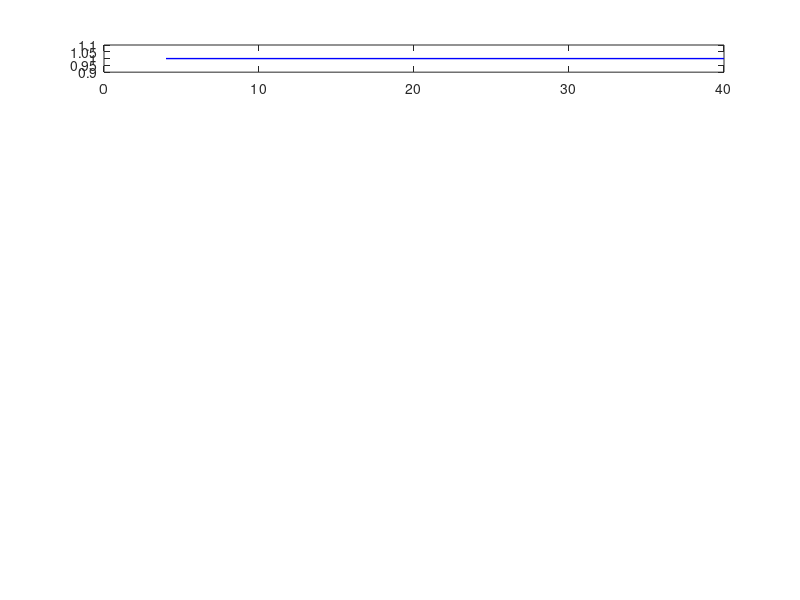

The MATLAB script that drew this image: (Note: this script raises an error after producing the figure.)
%% Input Displacement vs Frequency curve 
clear all;
close all;
clc
font_size = 10;
lineWidth = 1;

x1 = [4, 10];
x2 = [10, 40]; 
x3 = [10,10];

%% 1

subplot(8,1,1)
plot([4,40],[1,1],'b','LineWidth', lineWidth)
ax = gca;
ax.XAxis.FontSize = font_size;
ax.XAxis.FontWeight = 'bold';
ax.YAxis.FontSize = font_size;
ax.YAxis.FontWeight = 'bold';

text(5, 0.5, 'Test1-1');


ylim([0,2])
xlim([min(x1)-1, max(x2)+1])

%% 2
    
y1 = [2, 2];     

 
y2 = [1, 1]; 


y3 = [2,1];


subplot(8,1,2)
plot(x1, y1, 'b','LineWidth', lineWidth)  
hold on
plot(x3,y3,'-.k','LineWidth', lineWidth)
hold on
plot(x2, y2, 'r','LineWidth', lineWidth)  

ax = gca;
ax.XAxis.FontSize = font_size;
ax.XAxis.FontWeight = 'bold';
ax.YAxis.FontSize = font_size;
ax.YAxis.FontWeight = 'bold';



text(5, 0.5, 'Test2-1');

ylim([min([y1,y2])-1.5, max(([y1,y2]))+.5])
xlim([min(x1)-1, max(x2)+1])

%% 3
subplot(8,1,3)
plot([4,40],[2,2],'b','LineWidth', lineWidth)

ax = gca;
ax.XAxis.FontSize = font_size;
ax.XAxis.FontWeight = 'bold';
ax.YAxis.FontSize = font_size;
ax.YAxis.FontWeight = 'bold';


text(5, 1.5, 'Test2-2');

ylim([1,3])
xlim([min(x1)-1, max(x2)+1])

%% 4
subplot(8,1,4)
plot([4,40],[0.5,0.5],'b','LineWidth', lineWidth)

ax = gca;
ax.XAxis.FontSize = font_size;
ax.XAxis.FontWeight = 'bold';
ax.YAxis.FontSize = font_size;
ax.YAxis.FontWeight = 'bold';

text(5, 0.2, 'Test0.5-0.5');


ylim([0,1])
xlim([min(x1)-1, max(x2)+1])

%% 5
subplot(8,1,5)
plot([4,40],[0.1,0.1],'b','LineWidth', lineWidth)

ax = gca;
ax.XAxis.FontSize = font_size;
ax.XAxis.FontWeight = 'bold';
ax.YAxis.FontSize = font_size;
ax.YAxis.FontWeight = 'bold';
ylabel('Displacement (mm) (pk-pk)','FontWeight', 'bold')

text(5, 0.05, 'Test0.1-0.1');

ylim([0,.2])
xlim([min(x1)-1, max(x2)+1])


%% 6
subplot(8,1,6)
plot([4,40],[0.2,0.2],'b','LineWidth', lineWidth)
ax = gca;
ax.XAxis.FontSize = font_size;
ax.XAxis.FontWeight = 'bold';
ax.YAxis.FontSize = font_size;
ax.YAxis.FontWeight = 'bold';

text(5, 0.15, 'Test0.2-0.2');

ylim([0.1,.3])
xlim([min(x1)-1, max(x2)+1])

%% 7
subplot(8,1,7)
plot([4,40],[0.3,0.3],'b','LineWidth', lineWidth)
ax = gca;
ax.XAxis.FontSize = font_size;
ax.XAxis.FontWeight = 'bold';
ax.YAxis.FontSize = font_size;
ax.YAxis.FontWeight = 'bold';

text(5, 0.25, 'Test0.3-0.3');

ylim([0.2,.4])
xlim([min(x1)-1, max(x2)+1])

%% 8
subplot(8,1,8)
plot([4,40],[0.4,0.4],'b','LineWidth', lineWidth)
ax = gca;
ax.XAxis.FontSize = font_size;
ax.XAxis.FontWeight = 'bold';
ax.YAxis.FontSize = font_size;
ax.YAxis.FontWeight = 'bold';
xlabel('Frequency (Hz)','FontWeight', 'bold')

text(5, 0.35, 'Test0.4-0.4');

ylim([0.3,.5])
xlim([min(x1)-1, max(x2)+1])
